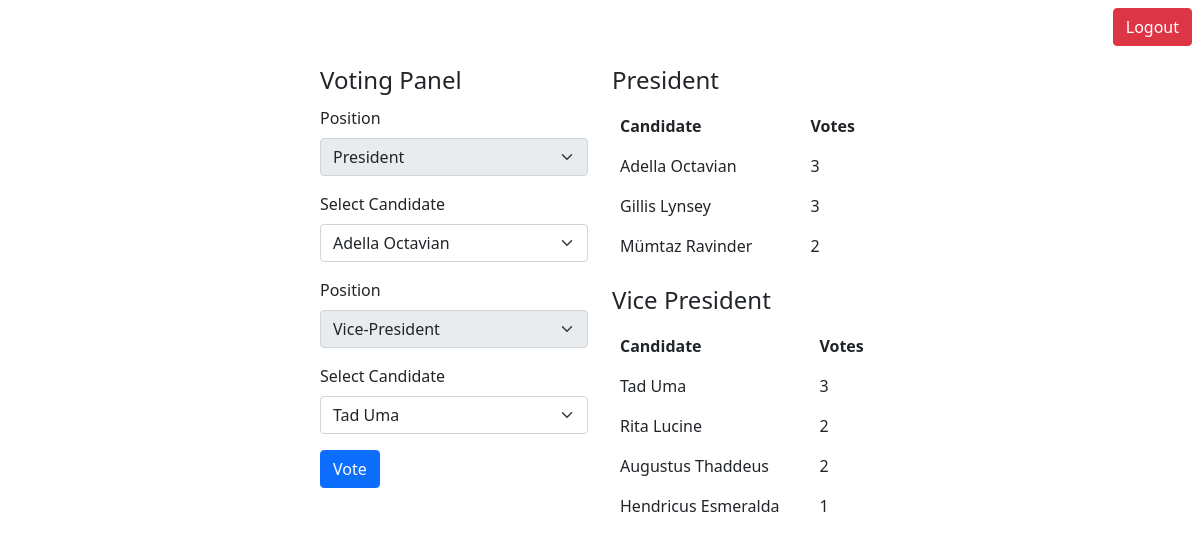
Before: /dashboard (signed in) with the older database file.
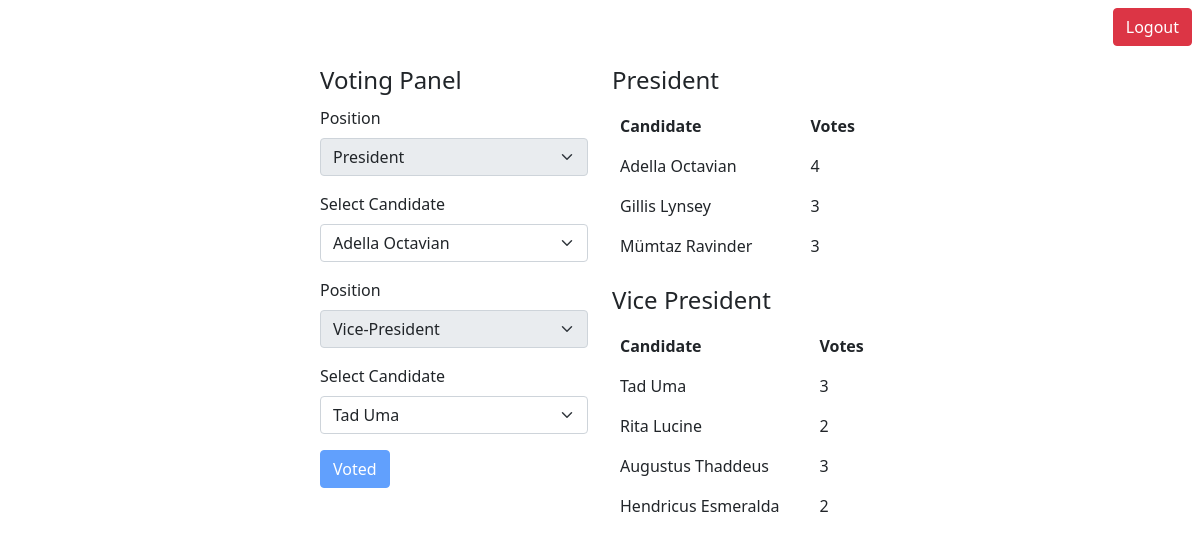
After: the same page with the newer database file.
### website/model.py (models this page shows, shortened)
class Vote(db.Model):
        _id = db.Column(db.Integer, primary_key=True, autoincrement=True)
        _fkid = db.Column(db.Integer, db.ForeignKey('position._id'))
        _name = db.Column(db.String(50), nullable=False)
        _total_votes = db.Column(db.Integer, nullable=False, default=0)

### website/views.py (the view)
@views.route('/dashboard')
def dashboard():
        if 'user' in session:
                user = session['user']
                candidates = Vote.query.all()
                return render_template('dashboard.html', user=user, candidates=candidates)
        return redirect(url_for('views.login'))

### website/templates/dashboard.html (shortened to what this page needs)
<!doctype html>
<html lang="en">
<head>
        <link href="https://cdn.jsdelivr.net/npm/bootstrap@5.1.3/dist/css/bootstrap.min.css" rel="stylesheet"
>
</head>
<body>
        <ul class="nav justify-content-end m-2">
                <form class="nav-item pd" method="POST" action="logout.do">
                        <button type="submit" class="btn btn-danger">Logout</button>
                </form>
        </ul>
        <div class="container col-6 d-flex p-2">
                <div class="container">
                        <form method="POST" action="vote.do">
                                <legend>Voting Panel</legend>
                                <div class="mb-3">
                                        <label for="select" class="form-label">Position</label>
                                        <select id="" class="form-select" disabled>
                                                <option>President</option>
                                        </select>
                                </div>
                                <div class="mb-3">
                                        <label for="select" class="form-label">Select Candidate</label>
                                        <select id="" name="p-candidate" class="form-select">
                                                {% for cand in candidates %}
                                                {% if 1 in [cand._fkid] %}
                                                <option>{{cand._name}}</option>
                                                {% endif %}
                                                {% endfor %}
                                        </select>
                                </div>
                                <div class="mb-3">
                                        <label for="select" class="form-label">Position</label>
                                        <select id="" class="form-select" disabled>
                                                <option>Vice-President</option>
                                        </select>
                                </div>
                                <div class="mb-3">
                                        <label for="select" class="form-label">Select Candidate</label>
                                        <select id="" name="vp-candidate" class="form-select">
                                                {% for cand in candidates %}
                                                {% if 2 in [cand._fkid] %}
                                                <option>{{cand._name}}</option>
                                                {% endif %}
                                                {% endfor %}
                                        </select>
                                </div>
                                <div class="mb-3">
                                        {% if user.voted == 1 %}
                                                <button type="submit" class="btn btn-primary" disabled>Voted</button>
                                        {% else %}
                                                <button type="submit" class="btn btn-primary">Vote</button>
                                        {% endif %}
                                </div>
                        </form>
                </div>
                <div class="container">
                        <legend>President</legend>
                        <table class="table table-borderless">
                                <thead>
                                        <tr>
                                                <th scope="col">Candidate</th>
                                                <th scope="col">Votes</th>
                                        </tr>
                                </thead>
                                <tbody>
                                        {% for cand in candidates %}
                                        {% if 1 in [cand._fkid] %}
                                        <tr>
                                                <td>{{cand._name}}</td>
                                                <td>{{cand._total_votes}}</td>
                                        </tr>
                                        {% endif %}
                                        {% endfor %}
                                </tbody>
                        </table>
                        <legend>Vice President</legend>
                        <table class="table table-borderless">
                                <thead>
                                        <tr>
                                                <th scope="col">Candidate</th>
                                                <th scope="col">Votes</th>
                                        </tr>
                                </thead>
                                <tbody>
                                        {% for cand in candidates %}
                                        {% if 2 in [cand._fkid] %}
                                        <tr>
                                                <td>{{cand._name}}</td>
                                                <td>{{cand._total_votes}}</td>
                                        </tr>
                                        {% endif %}
                                        {% endfor %}
                                </tbody>
                        </table>
                </div>
        </div>
</body>
</html>

Changed rows visible on the page:
changed Vote "Adella Octavian": _total_votes "3" → "4"
changed Vote "Mümtaz Ravinder": _total_votes "2" → "3"
changed Vote "Augustus Thaddeus": _total_votes "2" → "3"
changed Vote "Hendricus Esmeralda": _total_votes "1" → "2"
Other visible differences:
text no longer shown: "Vote"
text now shown: "Voted"
